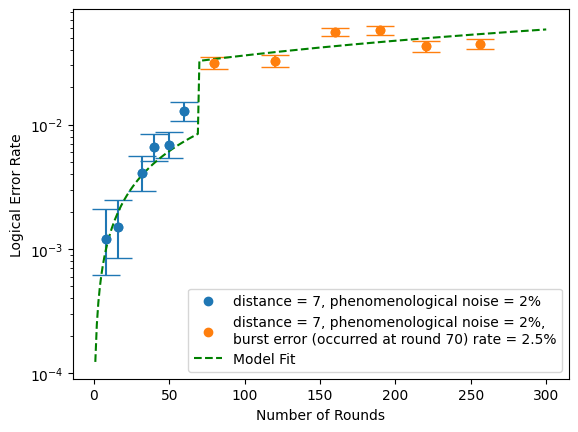

The Python source for this figure:
from numpy import insert
import stim

def logical_error_rate_piecewise_function(x, lim_logical_error_rate_per_round, logical_burst_error_rate):
    result = []
    for val in x:
        if val < 70:
            result.append(0.5*(1-((1 - lim_logical_error_rate_per_round)**val)))
        else:
            result.append(0.5*(1-((1 - lim_logical_error_rate_per_round)**val)*(1 - logical_burst_error_rate)))
    return np.array(result)


if __name__ == "__main__":
    from simulate import Simulation
    import time
    import numpy as np
    from functools import partial
    import matplotlib.pyplot as plt
    from scipy.optimize import curve_fit
    import stim

    st = time.time()
    # burst error occurs at time step 70
    simulation = Simulation(rounds=[8, 16, 32, 40, 50, 60, 80, 120, 160, 190, 220, 256], distances=[7], noises=[0.02], \
        circuit_parameters={'code_task': 'surface_code:rotated_memory_z', 'before_round_data_depolarization':''})
    # simulation_results = simulation.simulate_logical_error_rate(10000, 12, True, 0.025, [-1, -1, -1, -1, -1, -1, -1, 70, 70, 70, 70, 70, 70, 70])
    # print(time.time() - st)
    # print(simulation_results)
    simulation_results =  [[[0.0012, 0.0015, 0.0041, 0.0066, 0.0069, 0.0128, 0.0312, 0.0326, 0.0557, 0.0576, \
        0.0426, 0.0447]]]
    num_rounds = np.array([8, 16, 32, 40, 50, 60, 80, 120, 160, 190, 220, 256])
    logical_error_rates = np.array(simulation_results[0][0])
    CI_upper_bound_logical_error_rates = [simulation.create_clopper_pearson_interval(0.95, x*10000, 10000)[1] for x in logical_error_rates]
    CI_lower_bound_logical_error_rates = [simulation.create_clopper_pearson_interval(0.95, x*10000, 10000)[0] for x in logical_error_rates]
    for i in range(len(logical_error_rates)):
        CI_upper_bound_logical_error_rates[i] = abs(logical_error_rates[i] - CI_upper_bound_logical_error_rates[i])
        CI_lower_bound_logical_error_rates[i] = abs(logical_error_rates[i] - CI_lower_bound_logical_error_rates[i])

    CI_logical_error_rates_without_burst = [CI_lower_bound_logical_error_rates[:6], CI_upper_bound_logical_error_rates[:6]]
    CI_logical_error_rates_with_burst = [CI_lower_bound_logical_error_rates[6:], CI_upper_bound_logical_error_rates[6:]]

    plt.ylabel('Logical Error Rate')
    plt.semilogy()
    # plt.semilogx()
    plt.xlabel('Number of Rounds')

    plt.scatter(num_rounds[:6], logical_error_rates[:6], label='distance = 7, phenomenological noise = 2%')
    plt.scatter(num_rounds[6:], logical_error_rates[6:], label='distance = 7, phenomenological noise = 2%, \nburst error (occurred at round 70) rate = 2.5%')
    plt.errorbar(num_rounds[:6], logical_error_rates[:6], yerr=CI_logical_error_rates_without_burst, fmt='o', capsize=10)
    plt.errorbar(num_rounds[6:], logical_error_rates[6:], yerr=CI_logical_error_rates_with_burst, fmt='o', capsize=10)
    # logical_burst_error_rate (via non-linear regression's popt) is 0.00920538. Note that logical burst error
    # rate refers to the logical error rate in the single burst error and burst_error_rate refers to the physical error
    # rate due to the burst error.
    initial_guess_lim_logical_error_rate_per_round = 1 - ((1 - 2*logical_error_rates[5])**(1/num_rounds[5]))
    initial_guess_logical_burst_error_rate = 1 - ((1 - 2*logical_error_rates[-1])/((1-initial_guess_lim_logical_error_rate_per_round)**num_rounds[-1]))
    
    popt, pcov = curve_fit(logical_error_rate_piecewise_function, num_rounds, logical_error_rates, [initial_guess_lim_logical_error_rate_per_round, initial_guess_logical_burst_error_rate])
    x = np.linspace(1, 300, 300)
    y = logical_error_rate_piecewise_function(x, *popt)
    plt.plot(x, y, 'g--', label='Model Fit')
    # plt.plot(x, burst_y, 'g--', label='Piecewise Error Model Fit')


    plt.legend()
    plt.savefig('newfig.png', bbox_inches="tight")

    
